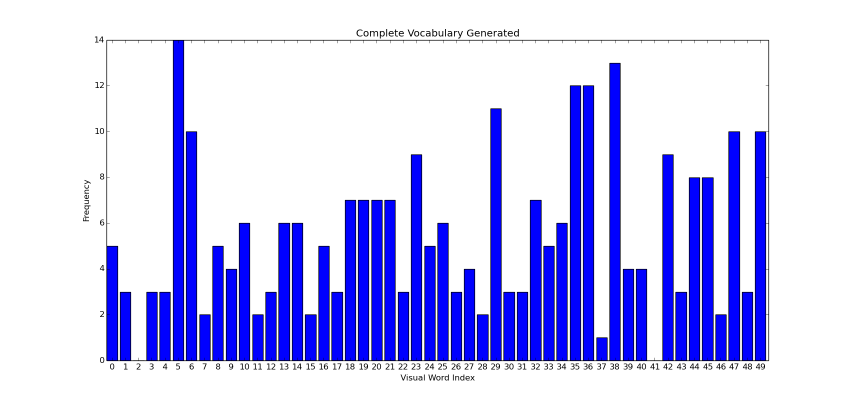
#> input picture BOV/vocab.png, 1707 x 801 px, given as the content of the folder vocab.pngvocab.png, which was not available (shown at 1/2 size)
$ python Bag.py --train_path vocab.png --test_path vocab.png   (Python 2 division)
#> lines starting #> are read from the running program, lines starting #| are printed output that depends on the picture; pictures that were not available may be replaced by others from this repository, and a replacement may not be noted
### BOV/helpers.py
import cv2
import numpy as np
from glob import glob
from sklearn.cluster import KMeans
from sklearn.svm import SVC
from sklearn.preprocessing import StandardScaler
from matplotlib import pyplot as plt

class ImageHelpers:
	def __init__(self):
		self.sift_object = cv2.xfeatures2d.SIFT_create()

	def gray(self, image):
		gray = cv2.cvtColor(image, cv2.COLOR_BGR2GRAY)
		return gray

	def features(self, image):
		keypoints, descriptors = self.sift_object.detectAndCompute(image, None)
		return [keypoints, descriptors]


class BOVHelpers:
	def __init__(self, n_clusters = 20):
		self.n_clusters = n_clusters
		self.kmeans_obj = KMeans(n_clusters = n_clusters)
		self.kmeans_ret = None
		self.descriptor_vstack = None
		self.mega_histogram = None
		self.clf  = SVC()

	def cluster(self):
		"""
		cluster using KMeans algorithm,

		"""
		self.kmeans_ret = self.kmeans_obj.fit_predict(self.descriptor_vstack)

	def developVocabulary(self,n_images, descriptor_list, kmeans_ret = None):

		"""
		Each cluster denotes a particular visual word
		Every image can be represeted as a combination of multiple
		visual words. The best method is to generate a sparse histogram
		that contains the frequency of occurence of each visual word

		Thus the vocabulary comprises of a set of histograms of encompassing
		all descriptions for all images

		"""

		self.mega_histogram = np.array([np.zeros(self.n_clusters) for i in range(n_images)])
		old_count = 0
		for i in range(n_images):
			l = len(descriptor_list[i])
			for j in range(l):
				if kmeans_ret is None:
					idx = self.kmeans_ret[old_count+j]
				else:
					idx = kmeans_ret[old_count+j]
				self.mega_histogram[i][idx] += 1
			old_count += l
		print "Vocabulary Histogram Generated"

	def standardize(self, std=None):
		"""

		standardize is required to normalize the distribution
		wrt sample size and features. If not normalized, the classifier may become
		biased due to steep variances.

		"""
		if std is None:
			self.scale = StandardScaler().fit(self.mega_histogram)
			self.mega_histogram = self.scale.transform(self.mega_histogram)
		else:
			print "STD not none. External STD supplied"
			self.mega_histogram = std.transform(self.mega_histogram)

	def formatND(self, l):
		"""
		restructures list into vstack array of shape
		M samples x N features for sklearn

		"""
		vStack = np.array(l[0])
		for remaining in l:
			vStack = np.vstack((vStack, remaining))
		self.descriptor_vstack = vStack.copy()
		return vStack

	def train(self, train_labels):
		"""
		uses sklearn.svm.SVC classifier (SVM)


		"""
		print "Training SVM"
		print self.clf
		print "Train labels", train_labels
		self.clf.fit(self.mega_histogram, train_labels)
		print "Training completed"

	def predict(self, iplist):
		predictions = self.clf.predict(iplist)
		return predictions

	def plotHist(self, vocabulary = None):
		print "Plotting histogram"
		if vocabulary is None:
			vocabulary = self.mega_histogram

		x_scalar = np.arange(self.n_clusters)
		y_scalar = np.array([abs(np.sum(vocabulary[:,h], dtype=np.int32)) for h in range(self.n_clusters)])

		print y_scalar

		plt.bar(x_scalar, y_scalar)
		plt.xlabel("Visual Word Index")
		plt.ylabel("Frequency")
		plt.title("Complete Vocabulary Generated")
		plt.xticks(x_scalar + 0.4, x_scalar)
		plt.show()

class FileHelpers:

	def __init__(self):
		pass

	def getFiles(self, path):
		"""
		- returns  a dictionary of all files
		having key => value as  objectname => image path

		- returns total number of files.

		"""
#> called with path = 'vocab.png'
		imlist = {}
		count = 0
		for each in glob(path + "*"):
			word = each.split("/")[-1]
			print " #### Reading image category ", word, " ##### "
			imlist[word] = []
			for imagefile in glob(path+word+"/*"):
				print "Reading file ", imagefile
				im = cv2.imread(imagefile, 0)
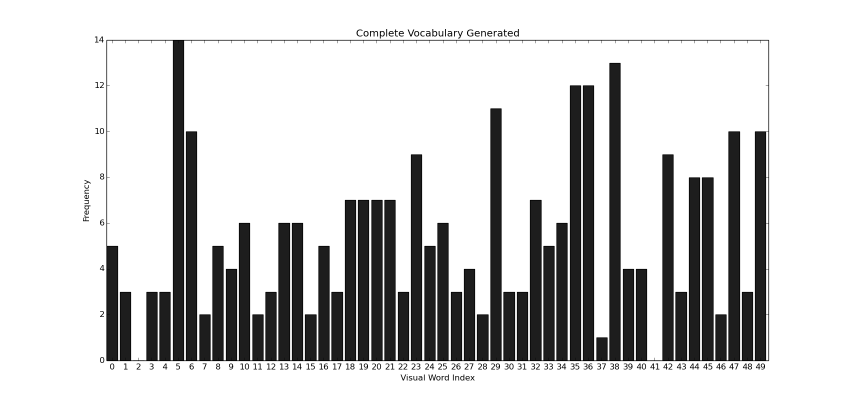
#> im: shape (801, 1707) (shown at 1/2 size); min 0, max 255, mean 205
				imlist[word].append(im)
				count +=1

		return [imlist, count]

### BOV/Bag.py
import cv2
import numpy as np
from glob import glob
import argparse
from helpers import *

class BOV:
    def __init__(self, no_clusters):
        self.no_clusters = no_clusters
        self.train_path = None
        self.test_path = None
        self.im_helper = ImageHelpers()
        self.bov_helper = BOVHelpers(no_clusters)
        self.file_helper = FileHelpers()
        self.images = None
        self.trainImageCount = 0
        self.train_labels = np.array([])
        self.name_dict = {}
        self.descriptor_list = []

    def trainModel(self):
        """
        This method contains the entire module
        required for training the bag of visual words model

        Use of helper functions will be extensive.

        """


        # read file. prepare file lists.
        self.images, self.trainImageCount = self.file_helper.getFiles(self.train_path)
        # extract SIFT Features from each image
        label_count = 0
        for word, imlist in self.images.iteritems():
            self.name_dict[str(label_count)] = word
            print "Computing Features for ", word
            for im in imlist:
                # cv2.imshow("im", im)
                # cv2.waitKey()
                self.train_labels = np.append(self.train_labels, label_count)
                kp, des = self.im_helper.features(im)
                self.descriptor_list.append(des)

            label_count += 1
#> this loop made 1 pass
#> label_count on pass 1: 1
#> after the loop, label_count = 1; self.descriptor_list = 1 item; self.name_dict = {'0': 'vocab.png'}


        # perform clustering
        bov_descriptor_stack = self.bov_helper.formatND(self.descriptor_list)
#> in formatND, `vStack = np.array(l[0])`:
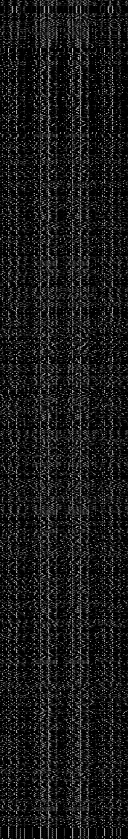
#> vStack: shape (839, 128) float32; min 0, max 206, mean 25.4
#> the loop in formatND, `for remaining in l:` made 1 pass
#> pass 1, in formatND, `vStack = np.vstack((vStack, remaining))`:
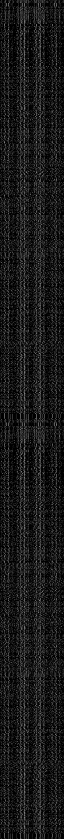
#> vStack: shape (1678, 128) float32 (shown at 1/2 size); min 0, max 206, mean 25.4
        self.bov_helper.cluster()
#> in cluster, `self.kmeans_ret = self.kmeans_obj.fit_predict(self.descriptor_vstack)`: self.kmeans_ret = 1678 values, max 49 at index 20, min 0 at index 55, mean 19.06
        self.bov_helper.developVocabulary(n_images = self.trainImageCount, descriptor_list=self.descriptor_list)
#> the loop in developVocabulary, `for i in range(n_images):` made 1 pass
#> (l, old_count) on pass 1: (839, 839)
#> after the loop in developVocabulary, `for i in range(n_images):`: old_count = 839

        # show vocabulary trained
        self.bov_helper.plotHist()
#> in plotHist, `y_scalar = np.array([abs(np.sum(vocabulary[:,h], dtype=np.int32)) for ..`: y_scalar = 50 values, max 53 at index 10, min 2 at index 20, mean 16.78
#| [32 49 43 14 28 10 47 29 10  8 53 19 17 31 29 16  6 13 23 14  2  9  9  6
#|  19 17 13  8 17 14 12  9 10 10 18  7 15 17 28  9  8  9  8 17 10 11  7  5
#|  11 13]
#> in plotHist, `plt.show()`:
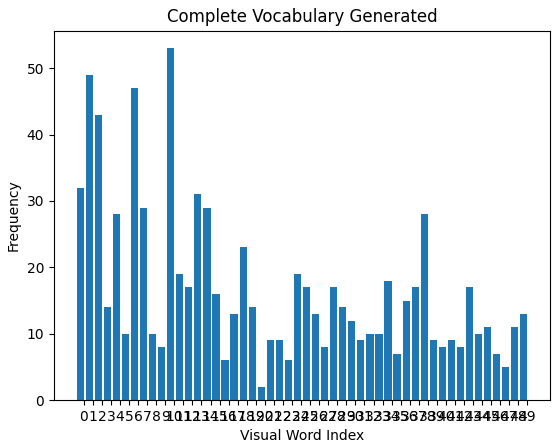
#> figure drawn by matplotlib, 1 panel; tallest bar 53 high, from x = 9.6 to 10.4


        self.bov_helper.standardize()
        self.bov_helper.train(self.train_labels)


    # [60 lines left out: functions recognize, testModel, not called in this run]


    def print_vars(self):
        pass


if __name__ == '__main__':

    # parse cmd args
    parser = argparse.ArgumentParser(
            description=" Bag of visual words example"
        )
    parser.add_argument('--train_path', action="store", dest="train_path", required=True)
    parser.add_argument('--test_path', action="store", dest="test_path", required=True)

    args =  vars(parser.parse_args())
    # print args


    bov = BOV(no_clusters=50)

    # set training paths
    bov.train_path = args['train_path']
    # set testing paths
    bov.test_path = args['test_path']
    # train the model
#> (the run stopped early here; a loop or call above may not have finished)
